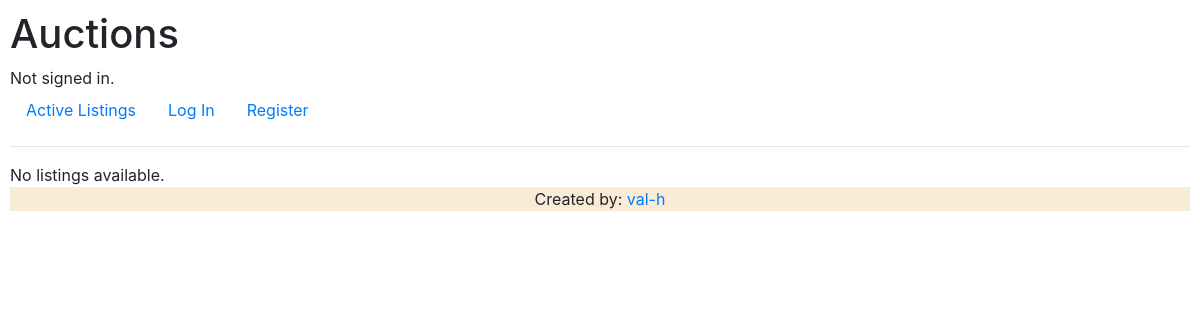
Page /categories/ on the earlier database version.
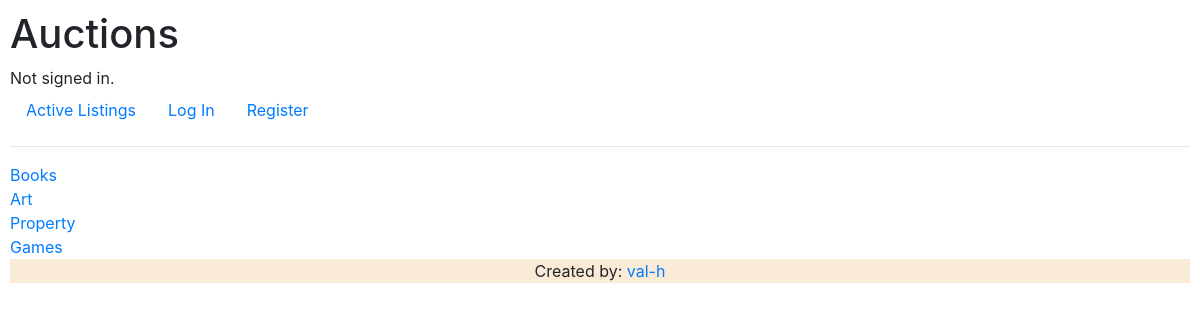
Same page on the later database version.
### auctions/models.py (models this page shows, shortened)
class Category(models.Model):
    title = models.CharField(max_length=40)
    description = models.TextField()

### auctions/views.py (the view)
# urls.py: path("categories/", views.categories_view, name='categories'),
def categories_view(request):
    categories = Category.objects.all()
    return render(request, 'auctions/categories.html', {
        'categories': categories,
    })

### auctions/templates/auctions/categories.html
{% extends 'auctions/layout.html' %}
{% block body %}
    {% for category in categories %}
        <div>
            <a href="{% url 'auctions:category' category.id %}">{{ category.title }}</a>
        </div>
    {% empty %}
        <div>
            No listings available.
        </div>
    {% endfor %}
{% endblock %}

### auctions/templates/auctions/layout.html (shortened to what this page needs)
{% load static %}
<!DOCTYPE html>
<html lang="en">
    <head>
        <link rel="stylesheet" href="https://stackpath.bootstrapcdn.com/bootstrap/4.4.1/css/bootstrap.min.css">
        <link href="{% static 'auctions/styles.css' %}" rel="stylesheet">
    </head>
    <body>
        <h1>Auctions</h1>
        <div>
            {% if user.is_authenticated %}
                Signed in as <strong>{{ user.username }}</strong>.
            {% else %}
                Not signed in.
            {% endif %}
        </div>
        <ul class="nav">
            <li class="nav-item">
                <a class="nav-link" href="{% url 'auctions:index' %}">Active Listings</a>
            </li>
            {% if user.is_authenticated %}
            <li>
                <a class="nav-link" href="{% url 'auctions:create_listing' %}">Create listing</a>
            </li>
            <li class="nav-item">
                <a class="nav-link" href="{% url 'auctions:watchlist' %}">Watchlist</a>
            </li>
            <li class="nav-item">
                <a class="nav-link" href="{% url 'auctions:categories' %}">Categories</a>
            </li>
            <li class="nav-item">
                <a class="nav-link" href="{% url 'auctions:logout' %}">Log Out</a>
            </li>
            {% else %}
                <li class="nav-item">
                    <a class="nav-link" href="{% url 'auctions:login' %}">Log In</a>
                </li>
                <li class="nav-item">
                    <a class="nav-link" href="{% url 'auctions:register' %}">Register</a>
                </li>
            {% endif %}
        </ul>
        <hr>
        {% block body %}
        {% endblock %}
        <footer style="text-align: center; background-color: antiquewhite;">
            <div>Created by: <a href="https://github.com/val-h" target="_blank">val-h</a></div>
        </footer>
    </body>
</html>

### auctions/static/auctions/styles.css (style rules this page uses)
body { padding: 10px; }

Differences in the rows shown:
added Category: title "Books"
added Category: title "Art"
added Category: title "Property"
added Category: title "Games"
Other differences:
text no longer shown: "No listings available."
